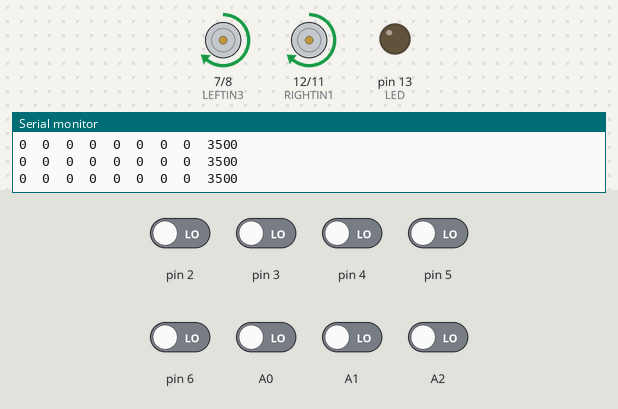
This sketch was run on a simulated Arduino Uno, built with avr-gcc and run on an emulated ATmega328P. On the bench: motor-driver pin pairs drawn as motors (green arrow = first pin HIGH = forward, orange = second pin HIGH = backward, longer = more drive, scaled by the enable pin), output pins drawn as LEDs (lit = HIGH), the last lines printed to the serial monitor. Inputs (shaded band) come from the test bench; at power-on: A0–2, pin 2–6 LOW.

Above: at 12.7 s.
12.8 s: pin 2 driven HIGH
15.8 s: pin 3 driven HIGH
At 18.77 s:
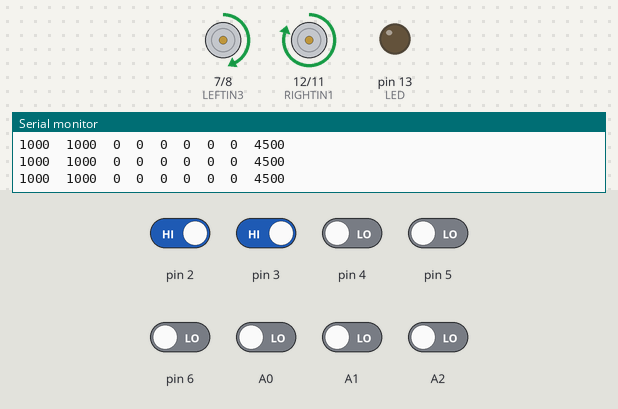
18.8 s: pin 4 driven HIGH
At 21.54 s:
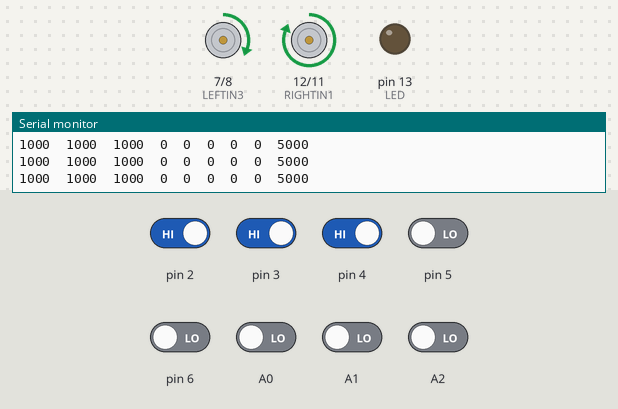
21.8 s: pin 5 driven HIGH
24.8 s: pin 6 driven HIGH
27.8 s: A0 driven HIGH
At 29.2 s:
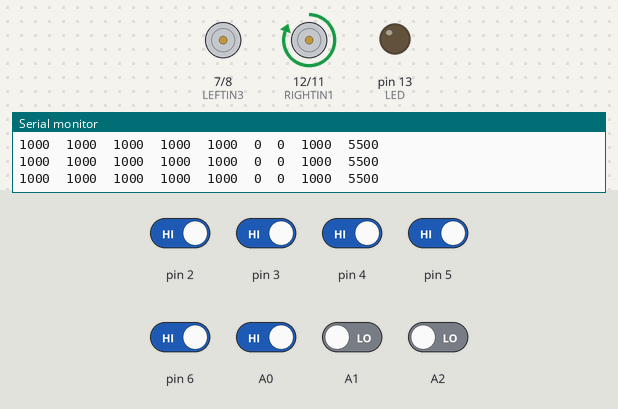
Timing chart, 0 to 30.3 s (numbered marks = the images above; inputs shaded):
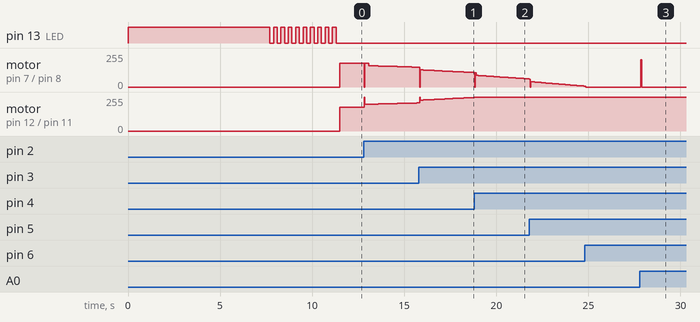

The sketch:

line_follower.ino
```cpp
#include <QTRSensors.h>  // Library
QTRSensors lineSensor; // Define the sensor
const uint8_t SensorCount = 8;
unsigned int sensorValues[SensorCount];

#define RIGHTIN1 12
#define RIGHTIN2 11
#define PWMRIGHT 10
#define LEFTIN3 7
#define LEFTIN4 8
#define PWMLEFT 9
#define LED 13

float Kp = 0.04;  // Proportional coefficient
float Ki = 0.0002;  // Integral coefficient
float Kd = 0.48;   // Derivative coefficient

int previousError = 0;
unsigned int Speed = 180;
float integral = 0;

void setup() {
    Serial.begin(9600);
    lineSensor.setTypeRC(); // Set the sensor type as digital
    lineSensor.setSensorPins((const byte[]){2, 3, 4, 5, 6, A2, A1, A0}, SensorCount); // Define sensor pins

    pinMode(RIGHTIN1, OUTPUT);
    pinMode(RIGHTIN2, OUTPUT);
    pinMode(LEFTIN3, OUTPUT); // Define pin modes
    pinMode(LEFTIN4, OUTPUT);
    pinMode(LED, OUTPUT);

    digitalWrite(LED, HIGH); // Turn on LED during calibration
    for (int i = 0; i < 300; i++) { // Calibration process
        lineSensor.calibrate();
    }

    for (byte i = 0; i < 10; i++) { // LED blinks to indicate readiness
        digitalWrite(LED, HIGH);
        delay(200);
        digitalWrite(LED, LOW);
        delay(200);
    }
}

void loop() {
    unsigned int linePosition = lineSensor.readLineWhite(sensorValues); // Measure line position
    int error = 3500 - linePosition; // Calculate deviation from the center

    // Print sensor values
    for (uint8_t i = 0; i < SensorCount; i++) {
        Serial.print(sensorValues[i]);
        Serial.print('\t');
    }
    Serial.println(linePosition); // Print sensor values

    if (sensorValues[0] >= 850 && sensorValues[1] >= 850 && sensorValues[2] >= 850 && sensorValues[3] >= 850 &&
        sensorValues[4] >= 850 && sensorValues[5] >= 850 && sensorValues[6] >= 850 && sensorValues[7] >= 850) {

        unsigned int linePosition = lineSensor.readLineWhite(sensorValues);
        int error = 3500 - linePosition;

        if (error > 0) { // Check if the last detected value is on the right or left
            rightMotorBackward(200); // Turn right
            leftMotorForward(200);
        } else {
            rightMotorForward(200); // Turn left
            leftMotorBackward(200);
        }
    } else {
        // PID Control
        float P = Kp * error; // Proportional correction
        integral += error; // Integral calculation
        float I = Ki * integral; // Integral correction
        float D = Kd * (error - previousError); // Derivative correction
        previousError = error; // Record the error

        int PID_output = P + I + D; // Total PID value

        // Calculate PWM values
        int leftMotorPwmValue = Speed + PID_output;
        int rightMotorPwmValue = Speed - PID_output;

        // Constrain PWM values
        leftMotorPwmValue = constrain(leftMotorPwmValue, 0, 255);
        rightMotorPwmValue = constrain(rightMotorPwmValue, 0, 255);

        leftMotorForward(leftMotorPwmValue);
        rightMotorForward(rightMotorPwmValue);
    }
}

void leftMotorForward(byte PWMvalue) {
    digitalWrite(LEFTIN3, HIGH);
    digitalWrite(LEFTIN4, LOW);
    analogWrite(PWMLEFT, PWMvalue);
}

void leftMotorBackward(byte PWMvalue) {
    digitalWrite(LEFTIN3, LOW);
    digitalWrite(LEFTIN4, HIGH);
    analogWrite(PWMLEFT, PWMvalue);
}

void rightMotorForward(byte PWMvalue) {
    digitalWrite(RIGHTIN1, HIGH);
    digitalWrite(RIGHTIN2, LOW);
    analogWrite(PWMRIGHT, PWMvalue);
}

void rightMotorBackward(byte PWMvalue) {
    digitalWrite(RIGHTIN1, LOW);
    digitalWrite(RIGHTIN2, HIGH);
    analogWrite(PWMRIGHT, PWMvalue);
}
```

Measured:
- after the input at 27.8 s, motor on pin 7 (LEFTIN3) / pin 8 (LEFTIN4): stopped → forward 206/255 after 0.05 s, → stopped 0.04 s later; motor on pin 12 (RIGHTIN1) / pin 11 (RIGHTIN2): forward 255/255 → forward 252/255 after 0.05 s, → forward 255/255 0.04 s later
